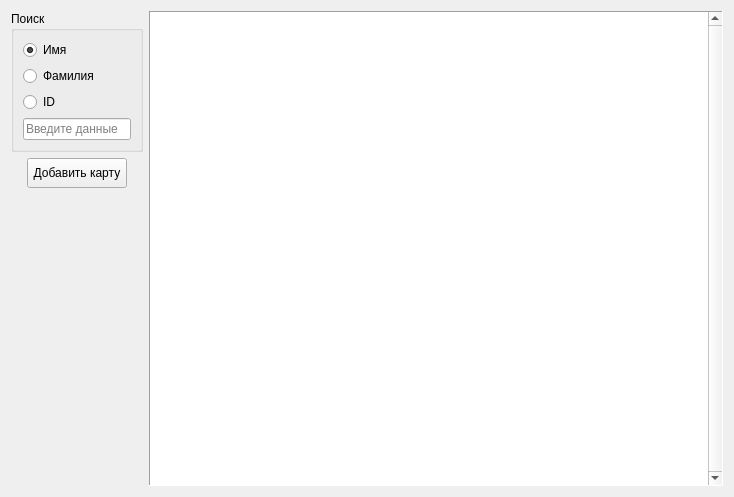
<?xml version="1.0" encoding="UTF-8"?>
<ui version="4.0">
 <class>SearchAccountWidget</class>
 <widget class="QWidget" name="SearchAccountWidget">
  <property name="geometry">
   <rect>
    <x>0</x>
    <y>0</y>
    <width>734</width>
    <height>497</height>
   </rect>
  </property>
  <property name="minimumSize">
   <size>
    <width>734</width>
    <height>497</height>
   </size>
  </property>
  <property name="windowTitle">
   <string>Абонементы</string>
  </property>
  <layout class="QGridLayout" name="gridLayout">
   <item row="0" column="0">
    <layout class="QVBoxLayout" name="verticalLayout_2">
     <item>
      <widget class="QGroupBox" name="searchGroupBox">
       <property name="title">
        <string>Поиск</string>
       </property>
       <layout class="QGridLayout" name="gridLayout_2">
        <item row="5" column="0">
         <widget class="QLineEdit" name="search">
          <property name="sizePolicy">
           <sizepolicy hsizetype="Maximum" vsizetype="Fixed">
            <horstretch>0</horstretch>
            <verstretch>0</verstretch>
           </sizepolicy>
          </property>
          <property name="maximumSize">
           <size>
            <width>200</width>
            <height>16777215</height>
           </size>
          </property>
          <property name="placeholderText">
           <string>Введите данные</string>
          </property>
          <property name="clearButtonEnabled">
           <bool>true</bool>
          </property>
         </widget>
        </item>
        <item row="2" column="0">
         <widget class="QRadioButton" name="radioID">
          <property name="sizePolicy">
           <sizepolicy hsizetype="Fixed" vsizetype="Fixed">
            <horstretch>0</horstretch>
            <verstretch>0</verstretch>
           </sizepolicy>
          </property>
          <property name="text">
           <string>ID</string>
          </property>
          <property name="checked">
           <bool>false</bool>
          </property>
          <attribute name="buttonGroup">
           <string notr="true">searchRadioGroup</string>
          </attribute>
         </widget>
        </item>
        <item row="0" column="0">
         <widget class="QRadioButton" name="radioName">
          <property name="text">
           <string>Имя</string>
          </property>
          <property name="checked">
           <bool>true</bool>
          </property>
          <attribute name="buttonGroup">
           <string notr="true">searchRadioGroup</string>
          </attribute>
         </widget>
        </item>
        <item row="1" column="0">
         <widget class="QRadioButton" name="radioSurname">
          <property name="text">
           <string>Фамилия</string>
          </property>
          <attribute name="buttonGroup">
           <string notr="true">searchRadioGroup</string>
          </attribute>
         </widget>
        </item>
       </layout>
      </widget>
     </item>
     <item alignment="Qt::AlignHCenter">
      <widget class="QPushButton" name="addAccountButton">
       <property name="sizePolicy">
        <sizepolicy hsizetype="Preferred" vsizetype="Preferred">
         <horstretch>0</horstretch>
         <verstretch>0</verstretch>
        </sizepolicy>
       </property>
       <property name="minimumSize">
        <size>
         <width>100</width>
         <height>30</height>
        </size>
       </property>
       <property name="text">
        <string>Добавить карту</string>
       </property>
      </widget>
     </item>
     <item>
      <spacer name="verticalSpacer">
       <property name="orientation">
        <enum>Qt::Vertical</enum>
       </property>
       <property name="sizeHint" stdset="0">
        <size>
         <width>20</width>
         <height>148</height>
        </size>
       </property>
      </spacer>
     </item>
    </layout>
   </item>
   <item row="0" column="1">
    <widget class="QTableView" name="tableView">
     <property name="contextMenuPolicy">
      <enum>Qt::CustomContextMenu</enum>
     </property>
     <property name="frameShape">
      <enum>QFrame::Panel</enum>
     </property>
     <property name="frameShadow">
      <enum>QFrame::Sunken</enum>
     </property>
     <property name="verticalScrollBarPolicy">
      <enum>Qt::ScrollBarAlwaysOn</enum>
     </property>
     <property name="horizontalScrollBarPolicy">
      <enum>Qt::ScrollBarAsNeeded</enum>
     </property>
     <property name="sizeAdjustPolicy">
      <enum>QAbstractScrollArea::AdjustIgnored</enum>
     </property>
     <property name="editTriggers">
      <set>QAbstractItemView::AllEditTriggers</set>
     </property>
     <property name="selectionMode">
      <enum>QAbstractItemView::SingleSelection</enum>
     </property>
     <property name="selectionBehavior">
      <enum>QAbstractItemView::SelectRows</enum>
     </property>
     <property name="textElideMode">
      <enum>Qt::ElideLeft</enum>
     </property>
     <property name="verticalScrollMode">
      <enum>QAbstractItemView::ScrollPerItem</enum>
     </property>
     <property name="showGrid">
      <bool>true</bool>
     </property>
     <property name="gridStyle">
      <enum>Qt::SolidLine</enum>
     </property>
     <attribute name="horizontalHeaderCascadingSectionResizes">
      <bool>true</bool>
     </attribute>
     <attribute name="horizontalHeaderHighlightSections">
      <bool>false</bool>
     </attribute>
     <attribute name="verticalHeaderVisible">
      <bool>false</bool>
     </attribute>
    </widget>
   </item>
  </layout>
  <action name="editRowAction">
   <property name="enabled">
    <bool>false</bool>
   </property>
   <property name="icon">
    <iconset resource="resources.qrc">
     <normaloff>:/images/editAccount.png</normaloff>:/images/editAccount.png</iconset>
   </property>
   <property name="text">
    <string>&amp;Редактирвать карту</string>
   </property>
   <property name="toolTip">
    <string>Открыть окно редактирования карточки</string>
   </property>
   <property name="statusTip">
    <string/>
   </property>
   <property name="shortcutContext">
    <enum>Qt::WindowShortcut</enum>
   </property>
  </action>
 </widget>
 <resources>
  <include location="resources.qrc"/>
 </resources>
 <connections/>
 <buttongroups>
  <buttongroup name="searchRadioGroup"/>
 </buttongroups>
</ui>
